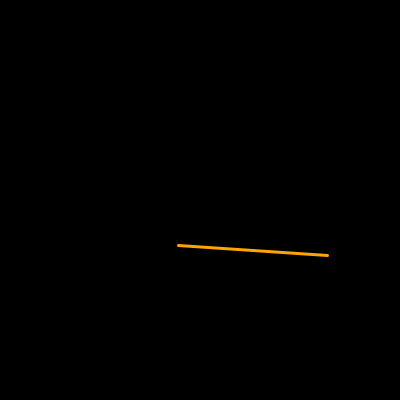
Frame 1 (no input)
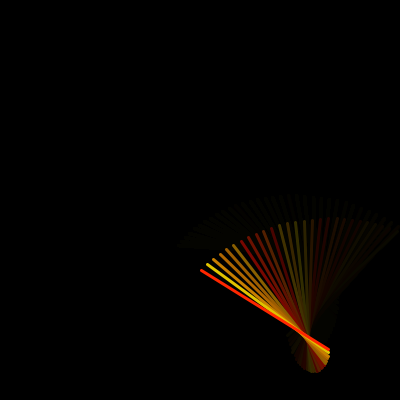
Frame 60 (the mouse pressed at the canvas centre just before this capture)
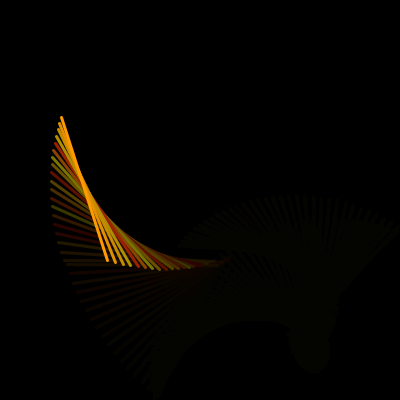
Frame 120 (the mouse held since frame 60 and released just before this capture)

The Processing sketch that drew these frames (run headless with seeded random() and noise(); from frame 60 on, the mouse is pressed at the canvas centre):

// Processing sketch: p20190825
// ── p20190825.pde
int i = 0;
float tx = 3;
float ty = 1;

int length_line = 150;
int length_weight = 3;
float degree = 0;
boolean rotate_direction = true;
float rotate_speed = 4;

float center_x = 250;
float center_y = 250;

float x1 = 0;
float y1 = 0;

float x2 = 0;
float y2 = 0;

void setup() {
    size(400,400);
    background(0);
}

float cal_theta(){
    if (rotate_direction) {
        if(degree < 360) {
            degree += rotate_speed;
        } else {
            degree = 0;
        }
    } else {
        if(degree > 0) {
            degree -= rotate_speed;
        } else {
            degree = 360;
        }
    }

    float theta = radians(degree);
    return theta;
}

float cal_x1(float theta) {
    float x1 = (length_line / 2) * floor(floor(cos(theta) * pow(10,2)))/pow(10,2);
    if (x1 + center_x < 0) {
        x1 += abs(x1 + center_x);
        center_x += abs(x1 + center_x);
        x2 += abs(x1 + center_x);

        if (rotate_direction){
            rotate_direction = false;
        } else {
            rotate_direction = true;
        }
        tx = 3;     
    } else if (x1 + center_x > width) {
        x1 -= abs(x1 + center_x - width);
        center_x -= abs(x1 + center_x - width);
        x2 -= abs(x1 + center_x - width);

        if (rotate_direction){
            rotate_direction = false;
        } else {
            rotate_direction = true;
        }
        tx = -3; 
    }
    return x1;
}

float cal_y1(float theta) {
    float y1 = (length_line / 2) * floor(floor(sin(theta) * pow(10,2)))/pow(10,2);
    if (y1 + center_y < 0) {
        y1 += abs(y1 + center_y);
        center_y += abs(y1 + center_y);
        y2 += abs(y1 + center_y);
        if (rotate_direction){
            rotate_direction = false;
        } else {
            rotate_direction = true;
        }
        ty = floor(random(1, 4) * pow(10,2))/pow(10, 2);
    } else if (y1 + center_y > width) {
        y1 -= abs(y1 + center_y - width);
        center_y -= abs(y1 + center_y - width);
        y2 -= abs(y1 + center_y - width);
        if (rotate_direction){
            rotate_direction = false;
        } else {
            rotate_direction = true;
        }
        ty = -1 * floor(random(1, 4) * pow(10,2))/pow(10, 2);
    }
    return y1;
}

float cal_x2(float theta) {
    float x2 = (length_line / 2) * floor(floor(cos(theta + PI) * pow(10,2)))/pow(10,2);
    if (x2 + center_x < 0) {
        x1 += abs(x2 + center_x);
        center_x += abs(x2 + center_x);
        x2 += abs(x2 + center_x);
        if (rotate_direction){
            rotate_direction = false;
        } else {
            rotate_direction = true;
        }
        tx = 3;
    } else if (x2 + center_x > width) {
        x1 -= abs(x2 + center_x - width);
        center_x-= abs(x2 + center_x - width);
        x2 -= abs(x2 + center_x - width);
        if (rotate_direction){
            rotate_direction = false;
        } else {
            rotate_direction = true;
        }
        tx = -3;
    }
    return x2;
}

float cal_y2(float theta) {
    float y2 = (length_line / 2) * floor(floor(sin(theta + PI) * pow(10,2)))/pow(10,2);
    if (y2 + center_y < 0) {
        y1 += abs(y2 + center_y);
        center_y += abs(y2 + center_y);
        y2 += abs(y2 + center_y);

        if (rotate_direction){
            rotate_direction = false;
        } else {
            rotate_direction = true;
        }
        ty = floor(random(1, 4) * pow(10,2))/pow(10, 2);
    } else if (y2 + center_y > width) {
        y1 -= abs(y2 + center_y - width);
        center_y -= abs(y2 + center_y - width);
        y2 -= abs(y2 + center_y - width);

        if (rotate_direction){
            rotate_direction = false;
        } else {
            rotate_direction = true;
        }
        ty = -1 * floor(random(1, 4) * pow(10,2))/pow(10, 2);
    }
    return y2;
}

void draw() {
    float theta = cal_theta();
    center_x = floor(center_x);
    center_y = floor(center_y);
    x1 = cal_x1(theta);
    y1 = cal_y1(theta);
    x2 = cal_x2(theta);
    y2 = cal_y2(theta);
    
    center_x += tx;
    center_y += ty;

    fill(0, 30);
    noStroke();
    rect(0, 0, 500, 500);
    stroke(255, random(255), 0);
    strokeWeight(length_weight);
    line(x1 + center_x, y1 + center_y, x2 + center_x, y2 + center_y);
}
